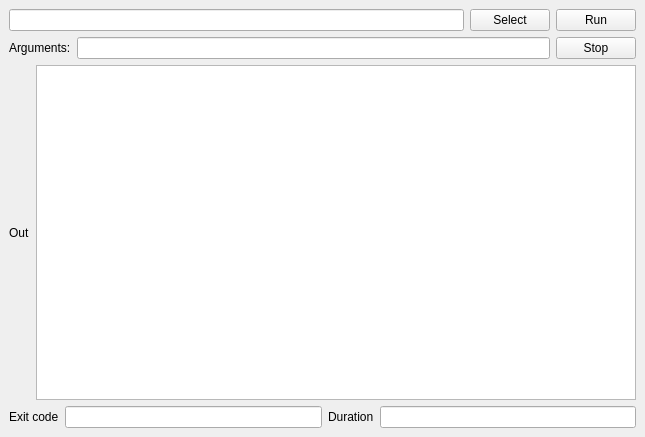
<?xml version="1.0" encoding="UTF-8"?>
<ui version="4.0">
 <class>MainWindow</class>
 <widget class="QMainWindow" name="MainWindow">
  <property name="geometry">
   <rect>
    <x>0</x>
    <y>0</y>
    <width>645</width>
    <height>437</height>
   </rect>
  </property>
  <property name="minimumSize">
   <size>
    <width>600</width>
    <height>400</height>
   </size>
  </property>
  <property name="maximumSize">
   <size>
    <width>650</width>
    <height>16777215</height>
   </size>
  </property>
  <property name="windowTitle">
   <string>MainWindow</string>
  </property>
  <widget class="QWidget" name="centralwidget">
   <layout class="QHBoxLayout" name="horizontalLayout_3">
    <item>
     <layout class="QVBoxLayout" name="verticalLayout_2">
      <item>
       <layout class="QVBoxLayout" name="verticalLayout">
        <item>
         <layout class="QHBoxLayout" name="horizontalLayout_4">
          <item>
           <widget class="QLineEdit" name="file_edit"/>
          </item>
          <item>
           <widget class="QPushButton" name="select_button">
            <property name="text">
             <string>Select</string>
            </property>
           </widget>
          </item>
          <item>
           <widget class="QPushButton" name="run_button">
            <property name="text">
             <string>Run</string>
            </property>
           </widget>
          </item>
         </layout>
        </item>
        <item>
         <layout class="QHBoxLayout" name="horizontalLayout_5">
          <item>
           <widget class="QLabel" name="args">
            <property name="text">
             <string>Arguments:</string>
            </property>
           </widget>
          </item>
          <item>
           <widget class="QLineEdit" name="args_edit"/>
          </item>
          <item>
           <widget class="QPushButton" name="stop_button">
            <property name="text">
             <string>Stop</string>
            </property>
           </widget>
          </item>
         </layout>
        </item>
       </layout>
      </item>
      <item>
       <layout class="QHBoxLayout" name="horizontalLayout">
        <item>
         <widget class="QLabel" name="out">
          <property name="text">
           <string>Out</string>
          </property>
         </widget>
        </item>
        <item>
         <widget class="QTextEdit" name="console_edit">
          <property name="minimumSize">
           <size>
            <width>0</width>
            <height>0</height>
           </size>
          </property>
          <property name="maximumSize">
           <size>
            <width>16777215</width>
            <height>16777215</height>
           </size>
          </property>
         </widget>
        </item>
       </layout>
      </item>
      <item>
       <layout class="QHBoxLayout" name="horizontalLayout_2">
        <item>
         <widget class="QLabel" name="exit_code">
          <property name="text">
           <string>Exit code</string>
          </property>
         </widget>
        </item>
        <item>
         <widget class="QLineEdit" name="exit_code_edit"/>
        </item>
        <item>
         <widget class="QLabel" name="duration">
          <property name="text">
           <string>Duration</string>
          </property>
         </widget>
        </item>
        <item>
         <widget class="QLineEdit" name="duration_edit"/>
        </item>
       </layout>
      </item>
     </layout>
    </item>
   </layout>
  </widget>
 </widget>
 <resources/>
 <connections/>
</ui>
